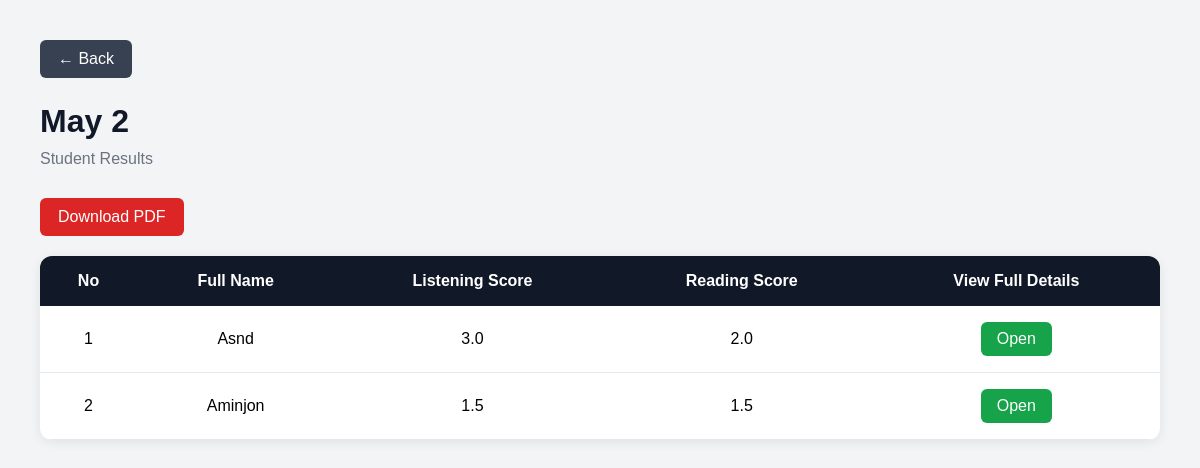
The app's page /results/3/, older data.
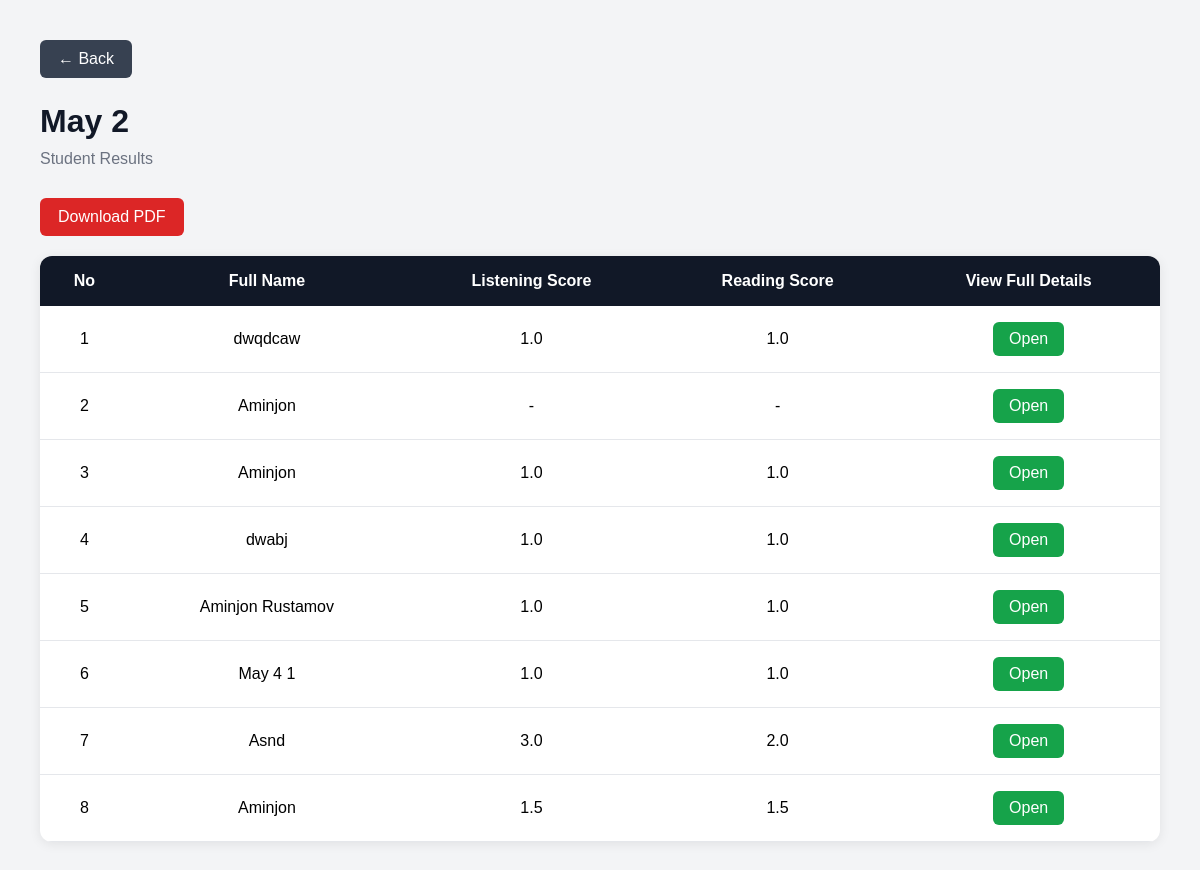
The same page, newer data.
### core/models.py (models this page shows)
class ResultsTable(models.Model):
    exam_session = models.ForeignKey(           # ← new
        ExamSession,
        on_delete=models.SET_NULL,
        null=True, blank=True,
        related_name='results'
    )
    session_id = models.CharField(max_length=50, primary_key=True, unique=True)
    username = models.CharField(max_length=100)
    session_date = models.DateTimeField(auto_now_add=True)

class ListeningResults(models.Model):
    session = models.OneToOneField(
        'ResultsTable',
        on_delete=models.CASCADE,
        primary_key=True
        )
    test = models.ForeignKey(
        'ListeningTest',
        on_delete=models.SET_NULL,
        null=True,
        blank=True
        )
    listening_row_answers = models.JSONField()
    listening_correct_count = models.IntegerField()
    listening_mark = models.DecimalField(max_digits=2, decimal_places=1)

class ReadingResults(models.Model):
    session = models.OneToOneField('ResultsTable', on_delete=models.CASCADE, primary_key=True)
    test = models.ForeignKey('ReadingTest', on_delete=models.SET_NULL, null=True)
    reading_row_answers = models.JSONField()
    reading_correct_count = models.IntegerField()
    reading_mark = models.DecimalField(max_digits=2, decimal_places=1)

### core/views.py (the view)
# urls.py: path('results/<str:session_id>/', views.view_results_detail, name='view_results_detail'),
def view_results_detail(request, session_id):
    exam_session = get_object_or_404(
        ExamSession,
        id=session_id
    )
    results = ResultsTable.objects.filter(
        exam_session=exam_session
    ).order_by('-session_date')
    students = []
    for index, result in enumerate(results, start=1):
        listening = ListeningResults.objects.filter(
            session=result
        ).first()
        reading = ReadingResults.objects.filter(
            session=result
        ).first()
        writing = WritingResults.objects.filter(
            session=result
        ).first()
        students.append({
            'number': index,
            'result': result,
            'listening': listening,
            'reading': reading,
            'writing': writing,
        })
    return render(request, 'core/results_detail.html', {
        'exam_session': exam_session,
        'students': students,
    })

### core/templates/core/results_detail.html (shortened to what this page needs)
<!DOCTYPE html>
<html lang="en">
<head>
</head>
<body>
    <div class="container">
        <a
            href="{% url 'view_results' %}"
            class="back-btn"
        >
            ← Back
        </a>
        <h1 class="page-title">
            {{ exam_session.name }}
        </h1>
        <p class="page-subtitle">
            Student Results
        </p>
        <a
            href="{% url 'download_session_pdf' exam_session.id %}"
            class="download-btn"
        >
            Download PDF
        </a>
        <div class="table-wrapper">
            <table>
                <thead>
                    <tr>
                        <th>No</th>
                        <th>Full Name</th>
                        <th>Listening Score</th>
                        <th>Reading Score</th>
                        <th>View Full Details</th>
                    </tr>
                </thead>
                <tbody>
                    {% for student in students %}
                    <tr>
                        <td>
                            {{ student.number }}
                        </td>
                        <td>
                            {{ student.result.username }}
                        </td>
                        <td>
                            {% if student.listening %}
                                {{ student.listening.listening_mark }}
                            {% else %}
                                -
                            {% endif %}
                        </td>
                        <td>
                            {% if student.reading %}
                                {{ student.reading.reading_mark }}
                            {% else %}
                                -
                            {% endif %}
                        </td>
                        <td>
                            <a
                                href="{% url 'student_full_result' student.result.session_id %}"
                                class="details-btn"
                            >
                                Open
                            </a>
                        </td>
                    </tr>
                    {% endfor %}
                </tbody>
            </table>
        </div>
    </div>
</body>
</html>

Row changes from the older to the newer data that the page shows:
added ResultsTable: number "1", result.username "dwqdcaw", listening.listening_mark "1.0", reading.reading_mark "1.0"
added ResultsTable: number "2", result.username "Aminjon"
added ResultsTable: number "3", result.username "Aminjon", listening.listening_mark "1.0", reading.reading_mark "1.0"
added ResultsTable: number "4", result.username "dwabj", listening.listening_mark "1.0", reading.reading_mark "1.0"
added ResultsTable: number "5", result.username "Aminjon Rustamov", listening.listening_mark "1.0", reading.reading_mark "1.0"
added ResultsTable: number "6", result.username "May 4 1", listening.listening_mark "1.0", reading.reading_mark "1.0"
computed for ResultsTable "Asnd": number "1" → "7"
computed for ResultsTable (number 8 of 8 on the later page): number "2" → "8"
